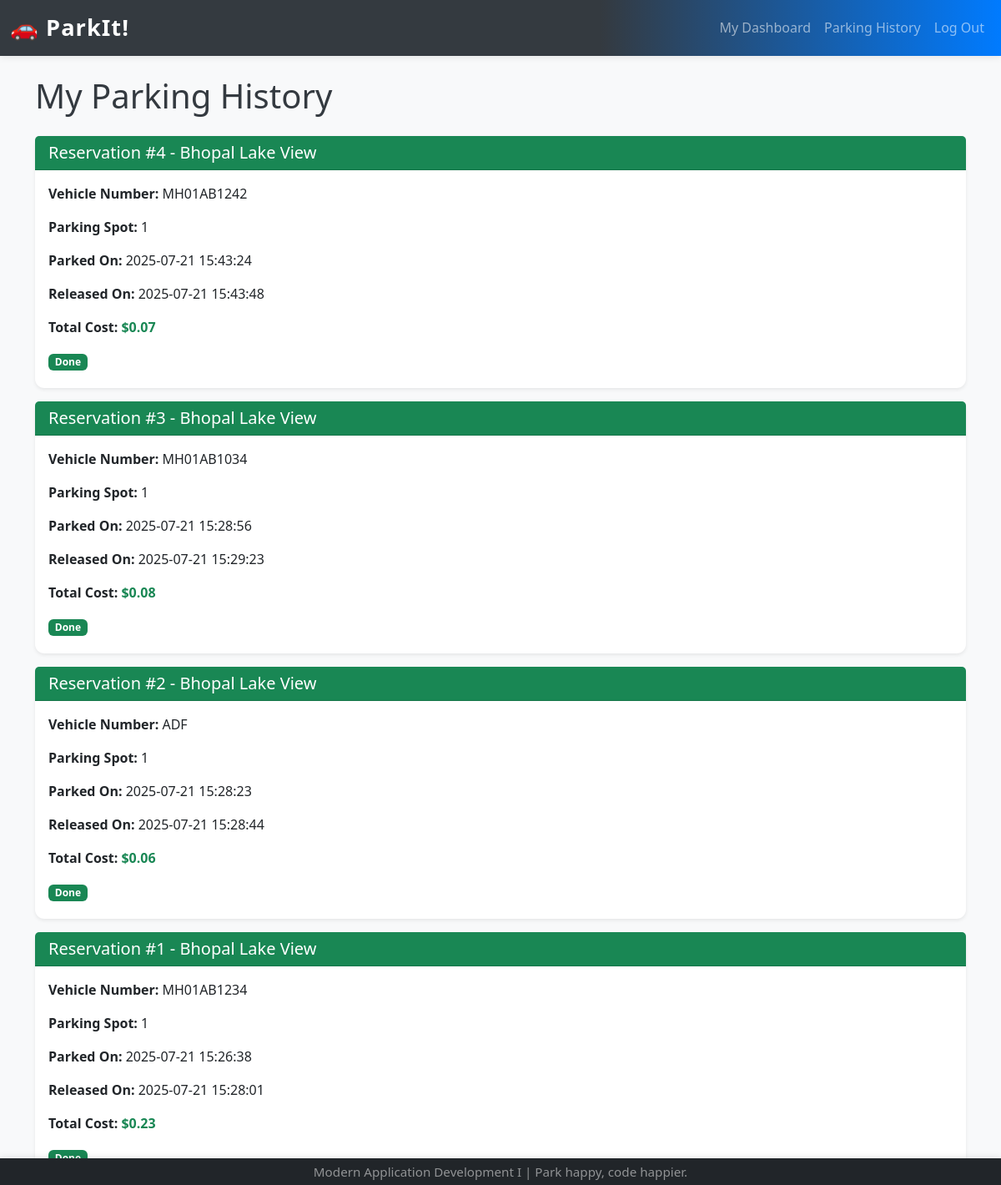
/user_history (signed in), run on an earlier commit of the app's database.
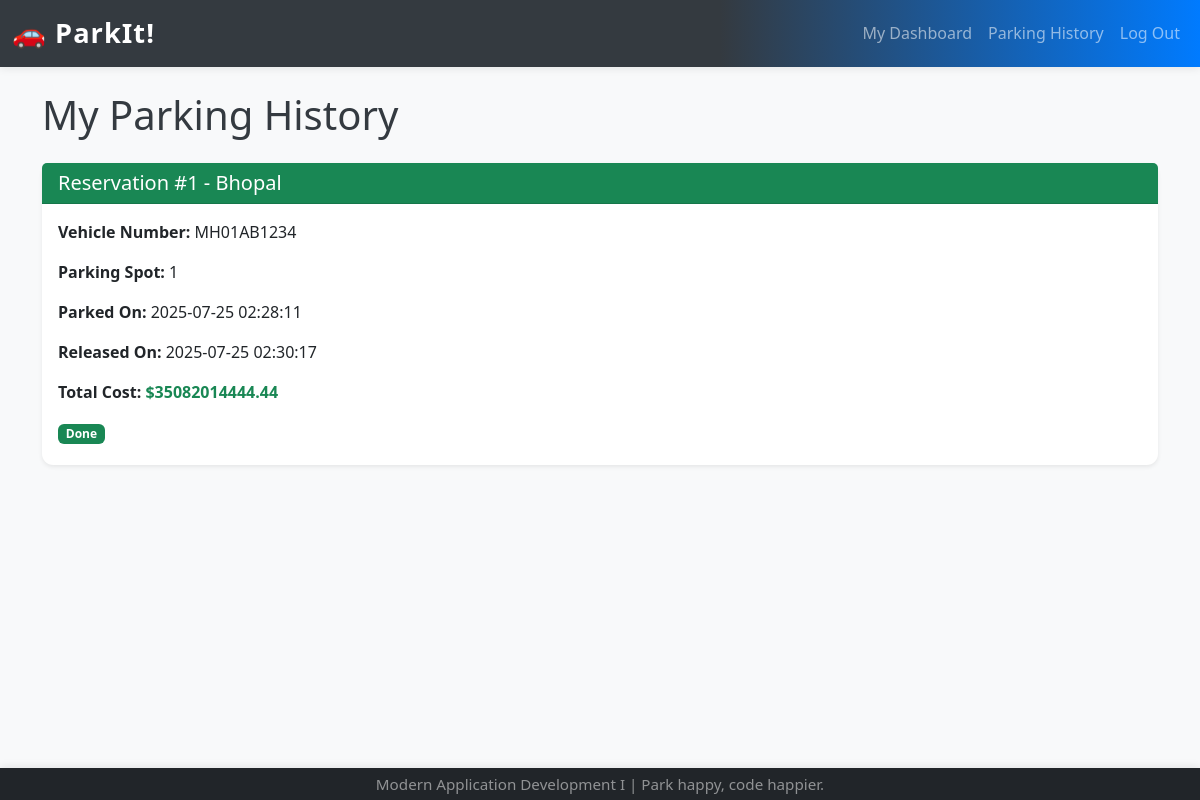
And on a later commit of the database.
### app.py (models this page shows)
class ReservedSpot(db.Model):
    __tablename__ = "reserved_spots"
    id = db.Column(db.Integer, primary_key=True)
    spot_id = db.Column(db.Integer, db.ForeignKey("parking_spots.id"), nullable=False)
    user_id = db.Column(db.Integer, db.ForeignKey("users.id"), nullable=False)
    vehicle_number = db.Column(db.String(20), nullable=False)
    parking_timestamp = db.Column(db.DateTime, nullable=False, default=datetime.datetime.now)
    leaving_timestamp = db.Column(db.DateTime, nullable=True)
    total_cost = db.Column(db.Float, nullable=True)
    user = db.relationship("User", back_populates="reserved_spots")
    parking_spot = db.relationship("ParkingSpot", back_populates="reserved_spots")

class ParkingLot(db.Model):
    __tablename__ = "parking_lots"
    id = db.Column(db.Integer, primary_key=True)
    prime_location_name = db.Column(db.String(120), unique=True, nullable=False)
    price_per_hour = db.Column(db.Float, nullable=False)
    address = db.Column(db.String(200), nullable=False)
    pin_code = db.Column(db.String(10), nullable=False)
    maximum_number_of_spots = db.Column(db.Integer, nullable=False)
    parking_spots = db.relationship("ParkingSpot", backref="parking_lot", cascade="all, delete-orphan")

class ParkingSpot(db.Model):
    __tablename__ = "parking_spots"
    id = db.Column(db.Integer, primary_key=True)
    lot_id = db.Column(db.Integer, db.ForeignKey("parking_lots.id"), nullable=False)
    spot_number = db.Column(db.Integer, nullable=False)
    status = db.Column(db.String(1), nullable=False, default="A")
    reserved_spots = db.relationship("ReservedSpot", back_populates="parking_spot", cascade="all, delete-orphan")
    __table_args__ = (db.UniqueConstraint('lot_id', 'spot_number', name='_lot_spot_uc'),)

### app.py (the view)
@app.route("/user_history")
def user_history():
    if "user_logged_in" not in session:
        flash("Please log in to see your parking history.", "danger")
        return redirect(url_for("user_login"))
    user_id = session["user_id"]
    history = db.session.query(ReservedSpot).filter_by(user_id=user_id).order_by(ReservedSpot.parking_timestamp.desc()).all()
    history_data = []
    for res in history:
        spot = db.session.query(ParkingSpot).get(res.spot_id)
        lot = db.session.query(ParkingLot).get(spot.lot_id) if spot else None
        history_data.append({'reservation': res, 'spot': spot, 'lot': lot})
    return render_template("user_history.html", history_data=history_data)

### templates/user_history.html (shortened to what this page needs)
{% extends "base.html" %}
{% block content %}
    <h1 class="mb-4">My Parking History</h1>
    {% if history_data %}
        <div class="row row-cols-1 g-3">
            {% for data in history_data %}
                <div class="col">
                    <div class="card shadow-sm h-100 border-{% if data.reservation.leaving_timestamp %}border-success{% else %}border-warning{% endif %}">
                        <div class="card-header bg-{% if data.reservation.leaving_timestamp %}success{% else %}warning{% endif %} text-white">
                            <h5 class="mb-0">Reservation #{{ data.reservation.id }} -
                                {% if data.lot %}{{ data.lot.prime_location_name }}{% else %}N/A{% endif %}
                            </h5>
                        </div>
                        <div class="card-body">
                            <p class="card-text"><strong>Vehicle Number:</strong> {{ data.reservation.vehicle_number }}</p>
                            <p class="card-text"><strong>Parking Spot:</strong> {% if data.spot %}{{ data.spot.spot_number }}{% else %}N/A{% endif %}</p>
                            <p class="card-text"><strong>Parked On:</strong> {{ data.reservation.parking_timestamp.strftime('%Y-%m-%d %H:%M:%S') }}</p>
                            {% if data.reservation.leaving_timestamp %}
                                <p class="card-text"><strong>Released On:</strong> {{ data.reservation.leaving_timestamp.strftime('%Y-%m-%d %H:%M:%S') }}</p>
                                <p class="card-text"><strong>Total Cost:</strong> <span class="fw-bold text-success">${{ "%.2f"|format(data.reservation.total_cost) }}</span></p>
                                <span class="badge bg-success">Done</span>
                            {% else %}
                                <p class="card-text"><strong>Status:</strong> <span class="badge bg-warning">Active</span></p>
                                <a href="{{ url_for('release_parking_spot', reservation_id=data.reservation.id) }}" class="btn btn-danger btn-sm mt-2">Release Now</a>
                            {% endif %}
                        </div>
                    </div>
                </div>
            {% endfor %}
        </div>
    {% else %}
        <div class="alert alert-info text-center" role="alert">
            You haven't parked with us yet. Head to the <a href="{{ url_for('user_dashboard') }}" class="alert-link">dashboard</a> to book your first spot!
        </div>
    {% endif %}
{% endblock %}

### templates/base.html (shortened to what this page needs)
<!DOCTYPE html>
<html lang="en">
<head>
    <link href="https://cdn.jsdelivr.net/npm/bootstrap@5.3.3/dist/css/bootstrap.min.css" rel="stylesheet">
    <link rel="stylesheet" href="{{ url_for('static', filename='css/style.css') }}">
</head>
<body>
    <nav class="navbar navbar-expand-lg navbar-dark bg-dark">
        <div class="container-fluid">
            <a class="navbar-brand" href="/">🚗 ParkIt!</a>
            <div class="collapse navbar-collapse" id="navbarNav">
                <ul class="navbar-nav ms-auto">
                    {% if 'user_logged_in' in session %}
                    <li class="nav-item">
                        <a class="nav-link" href="/user_dashboard">My Dashboard</a>
                    </li>
                    <li class="nav-item">
                        <a class="nav-link" href="/user_history">Parking History</a>
                    </li>
                    <li class="nav-item">
                        <a class="nav-link" href="/logout">Log Out</a>
                    </li>
                    {% endif %}
                </ul>
            </div>
        </div>
    </nav>
    <div class="container mt-4">
        {% block content %}{% endblock %}
    </div>
    <footer class="footer bg-dark text-white-50 mt-auto py-3" style="position: fixed; bottom: 0; width: 100%;">
        <div class="container text-center">
            <span style="font-size:0.95em;">Modern Application Development I | Park happy, code happier.</span>
        </div>
    </footer>
</body>
</html>

### static/css/style.css (style rules this page uses)
body { padding-top: 0px; background-color: #f8f9fa; color: #343a40; }
.navbar { margin-bottom: 5px; box-shadow: 0 2px 8px rgba(0,0,0,0.08); background: linear-gradient(90deg, #343a40 60%, #007bff 100%); }
.navbar-brand { font-size: 1.7rem; font-weight: bold; letter-spacing: 1px; }
.card { margin-bottom: 5px; border: none; border-radius: .7rem; box-shadow: 0 0.5rem 1.5rem rgba(0, 0, 0, 0.13); }
.card-header { border-bottom: 1px solid rgba(0, 0, 0, .125); border-top-left-radius: calc(.7rem - 1px); border-top-right-radius: calc(.7rem - 1px); background: #f1f3f4; font-weight: 600; }
.footer { position: fixed; bottom: 0; width: 100%; background: #212529; color: #adb5bd; white-space: nowrap; line-height: 0px; font-size: 1rem; box-shadow: 0 -2px 8px rgba(0,0,0,0.08); }

What changed in the data, as far as the page shows it:
removed ReservedSpot: reservation.id "4", reservation.vehicle_number "MH01AB1242", reservation.parking_timestamp "2025-07-21 15:43:24", reservation.leaving_timestamp "2025-07-21 15:43:48", reservation.total_cost "0.07"
removed ReservedSpot: reservation.id "3", reservation.vehicle_number "MH01AB1034", reservation.parking_timestamp "2025-07-21 15:28:56", reservation.leaving_timestamp "2025-07-21 15:29:23", reservation.total_cost "0.08"
removed ReservedSpot: reservation.id "2", reservation.vehicle_number "ADF", reservation.parking_timestamp "2025-07-21 15:28:23", reservation.leaving_timestamp "2025-07-21 15:28:44", reservation.total_cost "0.06"
Also different on the page:
new list line: "Reservation # - Vehicle Number: Parking Spot: Parked On: Released On: Total Cost: $ Done"
new list line: "1 MH01AB1234 2025-07-25 02:28:11 2025-07-25 02:30:17 35082014444.44"
new list line: "Bhopal"
new list line: "1"
list line gone: "Reservation # - Vehicle Number: Parking Spot: Parked On: Released On: Total Cost: $ Done"
list line gone: "Bhopal Lake View"
list line gone: "1"
list line gone: "Reservation # - Vehicle Number: Parking Spot: Parked On: Released On: Total Cost: $"
list line gone: "1 MH01AB1234 2025-07-21 15:26:38 2025-07-21 15:28:01 0.23"
